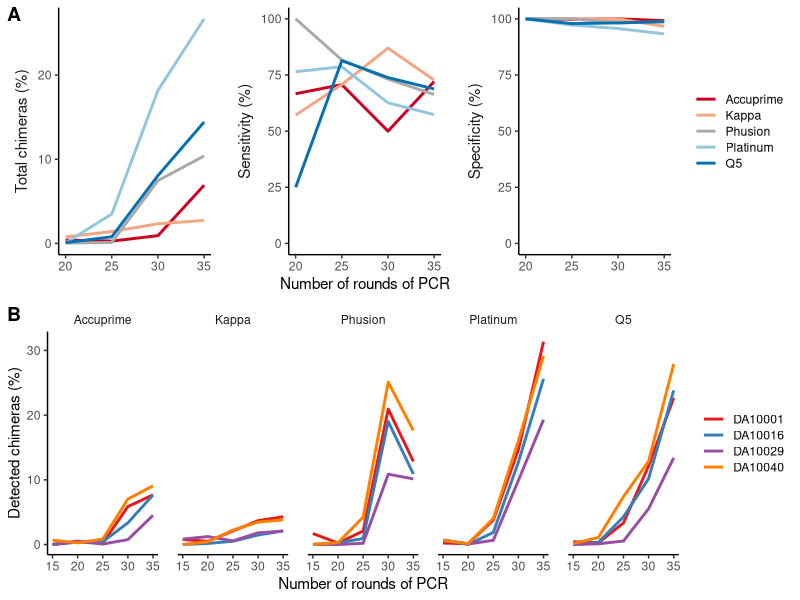
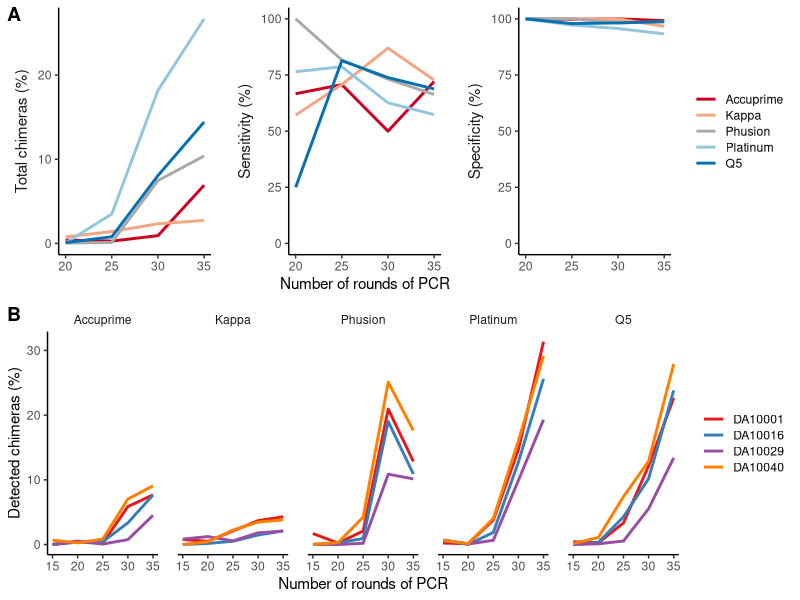

Recreate these plots in R, in order.
library(tidyverse)
library(RColorBrewer)
library(cowplot)

polymerase_colors <- brewer.pal(5, "RdBu")
polymerase_colors[3] <- "darkgray"

facet_names <- c(
									'percentage' = "Total chimeras (%)",
									'sensitivity' = "Sensitivity (%)",
									'specificity' = "Specificity (%)"
								)

mock <- read_tsv("data/process/error_chimera_rates.tsv") %>%
	mutate(percentage = 100 * pc_frac_chimera,
					sensitivity = 100 * vsearch_sens,
					specificity = 100 * vsearch_spec) %>%
	select(rounds, polymerase, percentage, sensitivity, specificity) %>%
	gather(per_sens_spec, value, percentage, sensitivity, specificity) %>%
	ggplot(aes(x=rounds, y=value, color=polymerase)) +
		geom_line(size=1) +
		geom_blank(aes(y = 0)) +
		facet_wrap(~per_sens_spec, scales="free_y", labeller = as_labeller(facet_names), strip.position="left") +
		labs(y=NULL, x="Number of rounds of PCR") +
		scale_color_manual(name=NULL,
												breaks=c("ACC", "K", "PHU", "PL", "Q5"),
												labels=c("Accuprime", "Kappa", "Phusion", "Platinum", "Q5"),
												values=polymerase_colors) +
		theme_classic() +
		theme(
			panel.spacing=unit(0.5,"cm"),
			strip.background = element_blank(),
			legend.key.height = unit(0.8, "line"),
			strip.placement="outside",
			strip.text=element_text(size=11)
		)



facet_names <- c(
									'ACC' = "Accuprime",
									'K' = "Kappa",
									'PHU' = "Phusion",
									'PL' = "Platinum",
									'Q5' = "Q5"
								)

stool <- read_tsv("data/process/stool_chimera.tsv") %>%
	mutate(per_chimera = 100 * frac_chimera) %>%
	ggplot(aes(x=rounds, y=per_chimera, color=subject)) +
		geom_line(size=1) +
		facet_grid(.~polymerase, labeller = as_labeller(facet_names)) +
		scale_color_manual(name=NULL,
												values=brewer.pal(5, "Set1")[-3]) +
		labs(y="Detected chimeras (%)", x="Number of rounds of PCR") +
		theme_classic() +
		theme(
			panel.spacing=unit(0.5,"cm"),
			strip.background = element_blank(),
			legend.key.height = unit(0.8, "line")
		)

plot_grid(mock, stool, nrow=2, labels=c("A", "B"))

ggsave("results/figures/chimera_plots.pdf", width=6.875, height=4.5, units="in")
